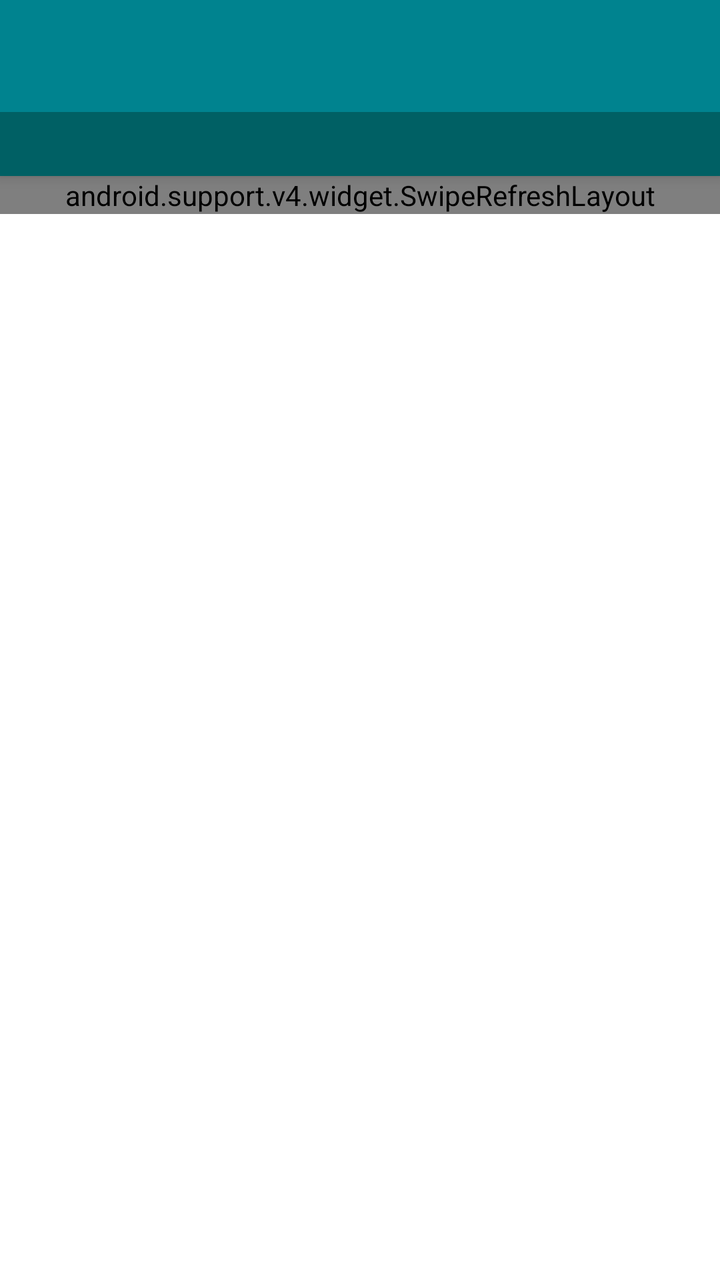
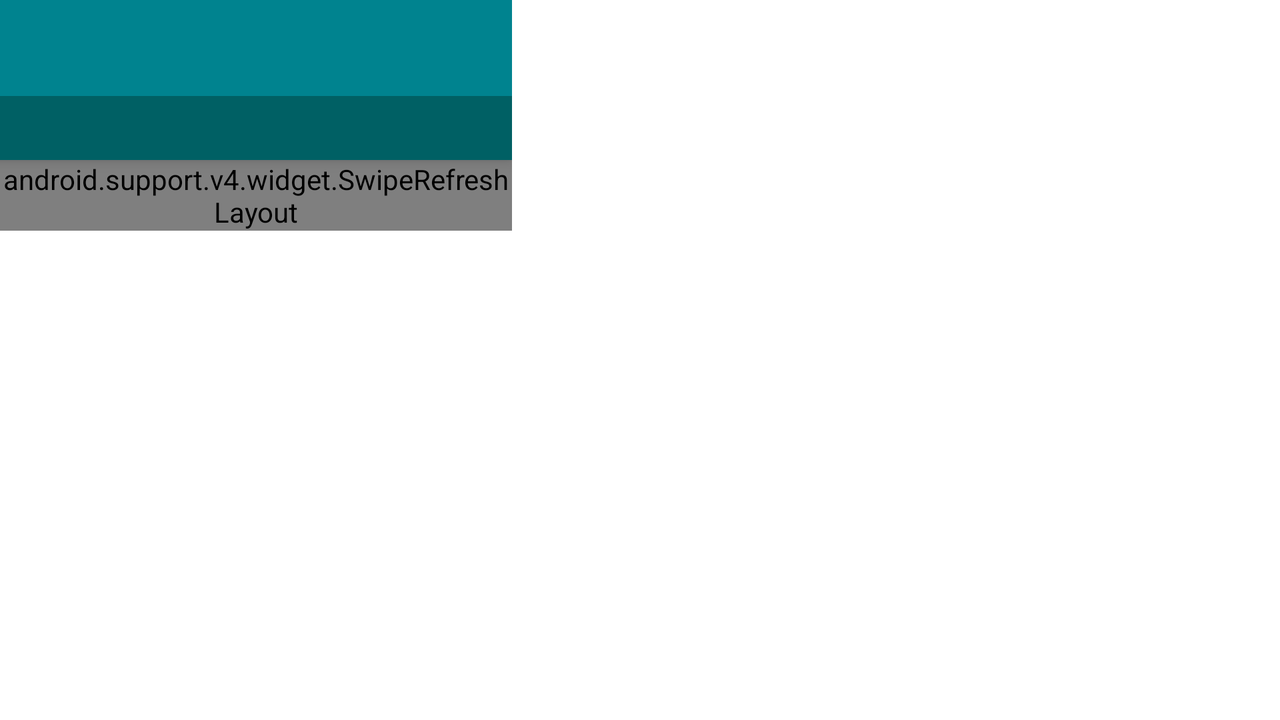

An Android layout and its configuration variant, each rendered on a device that would load it. The default file and the variant file are quoted in full after the pictures.
<!-- AndroidManifest.xml: activity theme AppTheme.Splash -->
<!-- res/layout/activity_main.xml -->
<?xml version="1.0" encoding="utf-8"?>
<android.support.v4.widget.DrawerLayout xmlns:android="http://schemas.android.com/apk/res/android"
    xmlns:app="http://schemas.android.com/apk/res-auto"
    xmlns:tools="http://schemas.android.com/tools"
    android:id="@+id/drawer_layout"
    android:layout_width="match_parent"
    android:layout_height="match_parent"
    android:fitsSystemWindows="true">

    <android.support.design.widget.CoordinatorLayout
        android:id="@+id/main_coordinator"
        android:layout_width="match_parent"
        android:layout_height="match_parent">

        <android.support.design.widget.AppBarLayout
            android:id="@+id/main_toolbar"
            android:layout_width="match_parent"
            android:layout_height="wrap_content">

            <include
                layout="@layout/app_bar_main"
                android:layout_width="match_parent"
                android:layout_height="wrap_content" />

        </android.support.design.widget.AppBarLayout>

        <include
            android:id="@+id/contentPane"
            layout="@layout/content_main"
            android:layout_width="match_parent"
            android:layout_height="match_parent"
            android:layout_marginBottom="-50dp"
            app:layout_behavior="@string/appbar_scrolling_view_behavior"
            tools:layout="@layout/content_main" />

    </android.support.design.widget.CoordinatorLayout>

    <android.support.design.widget.NavigationView
        android:id="@+id/nav_view"
        android:layout_width="wrap_content"
        android:layout_height="match_parent"
        android:layout_gravity="start"
        android:fitsSystemWindows="true"
        app:headerLayout="@layout/nav_header_main"
        app:menu="@menu/activity_main_drawer" />

</android.support.v4.widget.DrawerLayout>
<!-- res/layout/app_bar_main.xml (included above) -->
<?xml version="1.0" encoding="utf-8"?>
<android.support.design.widget.CoordinatorLayout xmlns:android="http://schemas.android.com/apk/res/android"
    xmlns:app="http://schemas.android.com/apk/res-auto"
    xmlns:tools="http://schemas.android.com/tools"
    android:layout_width="match_parent"
    android:layout_height="match_parent"
    tools:context="thedorkknightrises.moviespop.MainActivity">

    <android.support.design.widget.AppBarLayout
        android:layout_width="match_parent"
        android:layout_height="wrap_content"
        android:theme="@style/AppTheme.AppBarOverlay">

        <android.support.v7.widget.Toolbar
            android:id="@+id/toolbar"
            android:layout_width="match_parent"
            android:layout_height="?attr/actionBarSize"
            android:background="?attr/colorPrimary"
            app:popupTheme="@style/AppTheme.PopupOverlay">
        </android.support.v7.widget.Toolbar>

        <TextView
            android:id="@+id/label"
            android:layout_width="match_parent"
            android:layout_height="32dp"
            android:background="@color/colorPrimaryDark"
            android:gravity="center"
            android:textAppearance="@style/TextAppearance.AppCompat.Widget.Button" />


    </android.support.design.widget.AppBarLayout>

</android.support.design.widget.CoordinatorLayout>
<!-- res/layout/content_main.xml (included above) -->
<?xml version="1.0" encoding="utf-8"?>
<RelativeLayout xmlns:android="http://schemas.android.com/apk/res/android"
    android:id="@+id/mainLayout"
    android:layout_width="match_parent"
    android:layout_height="wrap_content"
    android:fitsSystemWindows="true">


    <RelativeLayout
        android:id="@+id/no_net"
        android:layout_width="match_parent"
        android:layout_height="match_parent"
        android:visibility="gone">

        <TextView
            android:id="@+id/no_net_text"
            android:layout_width="wrap_content"
            android:layout_height="wrap_content"
            android:layout_centerInParent="true"
            android:maxWidth="320dp"
            android:text="@string/no_network" />

        <ImageView
            android:layout_width="72dp"
            android:layout_height="72dp"
            android:layout_above="@id/no_net_text"
            android:layout_centerInParent="true"
            android:src="@drawable/ic_cloud_off_white_48px" />

    </RelativeLayout>

    <RelativeLayout
        android:id="@+id/no_fav"
        android:layout_width="match_parent"
        android:layout_height="match_parent"
        android:visibility="gone">

        <TextView
            android:id="@+id/no_fav_text"
            android:layout_width="wrap_content"
            android:layout_height="wrap_content"
            android:layout_centerInParent="true"
            android:layout_marginLeft="@dimen/activity_horizontal_margin"
            android:layout_marginRight="@dimen/activity_horizontal_margin"
            android:text="@string/no_fav_text"
            android:textAlignment="center" />

        <ImageView
            android:layout_width="72dp"
            android:layout_height="72dp"
            android:layout_above="@id/no_fav_text"
            android:layout_centerInParent="true"
            android:layout_marginBottom="4dp"
            android:src="@drawable/ic_favorite_border_white_24px" />

    </RelativeLayout>

    <android.support.v4.widget.SwipeRefreshLayout
        android:id="@+id/swipeRefreshLayout"
        android:layout_width="match_parent"
        android:layout_height="wrap_content">

        <GridView
            android:id="@+id/gridview"
            android:layout_width="match_parent"
            android:layout_height="wrap_content"
            android:clipToPadding="false"
            android:horizontalSpacing="4dp"
            android:numColumns="@integer/num_col"
            android:paddingLeft="@dimen/horizontal_padding"
            android:paddingRight="@dimen/horizontal_padding"
            android:paddingTop="4dp"
            android:verticalSpacing="4dp" />

    </android.support.v4.widget.SwipeRefreshLayout>

</RelativeLayout>
<!-- res/layout/nav_header_main.xml (included above) -->
<?xml version="1.0" encoding="utf-8"?>
<RelativeLayout xmlns:android="http://schemas.android.com/apk/res/android"
    xmlns:app="http://schemas.android.com/apk/res-auto"
    android:layout_width="match_parent"
    android:layout_height="@dimen/nav_header_height"
    android:theme="@style/ThemeOverlay.AppCompat.Dark">

    <ImageView
        android:layout_width="match_parent"
        android:layout_height="match_parent"
        android:foreground="#99000000"
        android:scaleType="centerCrop"
        android:src="@drawable/header" />

    <LinearLayout
        android:id="@+id/nav_header_button"
        android:layout_width="match_parent"
        android:layout_height="wrap_content"
        android:layout_alignParentBottom="true"
        android:foreground="?android:attr/selectableItemBackground"
        android:orientation="vertical"
        android:paddingTop="@dimen/horizontal_margin_half">

        <TextView
            android:id="@+id/headerText1"
            android:layout_width="match_parent"
            android:layout_height="wrap_content"
            android:layout_marginTop="4dp"
            android:onClick="login"
            android:paddingLeft="@dimen/activity_horizontal_margin"
            android:paddingRight="@dimen/activity_horizontal_margin"
            android:text="@string/sign_in"
            android:textAppearance="@style/TextAppearance.AppCompat.Body1"
            android:textSize="16sp" />

        <TextView
            android:id="@+id/headerText2"
            android:layout_width="match_parent"
            android:layout_height="wrap_content"
            android:onClick="login"
            android:paddingBottom="@dimen/horizontal_margin_half"
            android:paddingLeft="@dimen/activity_horizontal_margin"
            android:paddingRight="@dimen/activity_horizontal_margin"
            android:text="@string/nav_sec" />

    </LinearLayout>

    <com.makeramen.roundedimageview.RoundedImageView
        android:id="@+id/acc_image_nav"
        android:layout_width="64dp"
        android:layout_height="64dp"
        android:layout_above="@id/nav_header_button"
        android:layout_marginLeft="@dimen/activity_horizontal_margin"
        android:layout_marginRight="@dimen/activity_horizontal_margin"
        android:layout_marginTop="@dimen/nav_header_vertical_spacing"
        android:src="@drawable/ic_account_circle_white_64dp"
        app:riv_corner_radius="32dp" />

</RelativeLayout>
<!-- resources referenced by this layout -->
<resources>
  <color name="colorPrimaryDark">#006064</color>
  <dimen name="activity_horizontal_margin">16dp</dimen>
  <dimen name="horizontal_margin_half">8dp</dimen>
  <dimen name="horizontal_padding">4dp</dimen>
  <dimen name="nav_header_height">180dp</dimen>
  <dimen name="nav_header_vertical_spacing">32dp</dimen>
  <!-- drawable ic_account_circle_white_64dp (drawable) -->
  <vector android:alpha="0.90"
      android:height="64dp"
      android:viewportHeight="24.0"
      android:viewportWidth="24.0"
      android:width="64dp"
      xmlns:android="http://schemas.android.com/apk/res/android">
      <path
          android:fillColor="#FFFFFFFF"
          android:pathData="M12,2C6.48,2 2,6.48 2,12s4.48,10 10,10 10,-4.48 10,-10S17.52,2 12,2zM12,5c1.66,0 3,1.34 3,3s-1.34,3 -3,3 -3,-1.34 -3,-3 1.34,-3 3,-3zM12,19.2c-2.5,0 -4.71,-1.28 -6,-3.22 0.03,-1.99 4,-3.08 6,-3.08 1.99,0 5.97,1.09 6,3.08 -1.29,1.94 -3.5,3.22 -6,3.22z" />
  </vector>
  <!-- drawable ic_favorite_border_white_24px (drawable) -->
  <vector xmlns:android="http://schemas.android.com/apk/res/android"
      android:width="64dp"
      android:height="64dp"
      android:viewportHeight="24.0"
      android:viewportWidth="24.0">
      <path
          android:fillColor="#FFFFFF"
          android:pathData="M16.5,3c-1.74,0 -3.41,0.81 -4.5,2.09C10.91,3.81 9.24,3 7.5,3 4.42,3 2,5.42 2,8.5c0,3.78 3.4,6.86 8.55,11.54L12,21.35l1.45,-1.32C18.6,15.36 22,12.28 22,8.5 22,5.42 19.58,3 16.5,3zM12.1,18.55l-0.1,0.1 -0.1,-0.1C7.14,14.24 4,11.39 4,8.5 4,6.5 5.5,5 7.5,5c1.54,0 3.04,0.99 3.57,2.36h1.87C13.46,5.99 14.96,5 16.5,5c2,0 3.5,1.5 3.5,3.5 0,2.89 -3.14,5.74 -7.9,10.05z" />
  </vector>
  <integer name="num_col">2</integer>
  <string name="nav_sec">Tap here to learn more</string>
  <string name="no_fav_text">No favorites yet\nAdd favorites by tapping the FAB when viewing a movie\'s details</string>
  <string name="no_network">No network connection :(</string>
  <string name="sign_in">Sign in</string>
  <style name="AppTheme.AppBarOverlay" parent="ThemeOverlay.AppCompat.Dark.ActionBar" />
  <style name="AppTheme.PopupOverlay" parent="Theme.AppCompat.Dialog.Alert" />
  <style name="AppTheme.Splash" parent="AppTheme.NoActionBar">
          <item name="android:windowBackground">@drawable/splash_bg</item>
      </style>
  <!-- from res/values-v21/ -->
  <style name="AppTheme.NoActionBar" parent="AppTheme">
          <item name="android:statusBarColor">#30000000</item>
          <item name="windowActionBar">false</item>
          <item name="windowNoTitle">true</item>
      </style>
  <!-- drawable splash_bg (drawable) -->
  <?xml version="1.0" encoding="utf-8"?>
  <layer-list xmlns:android="http://schemas.android.com/apk/res/android" android:opacity="opaque">
      
      <item android:drawable="?android:attr/colorBackground"/>
      
      <item>
          <bitmap
              android:src="@drawable/ic_launcher"
              android:gravity="center" />
      </item>
  </layer-list>
  <!-- from res/values-v21/ -->
  <style name="AppTheme" parent="Theme.AppCompat">
          
          <item name="colorPrimary">@color/colorPrimary</item>
          <item name="colorPrimaryDark">@color/colorPrimary</item>
          <item name="colorAccent">@color/colorAccent</item>
          <item name="android:windowDrawsSystemBarBackgrounds">true</item>
          <item name="android:statusBarColor">@color/colorPrimaryDark</item>
          <item name="android:windowAllowEnterTransitionOverlap">true</item>
          <item name="android:windowAllowReturnTransitionOverlap">true</item>
          <item name="android:windowContentTransitions">true</item>
      </style>
  <color name="colorPrimary">#00838f</color>
  <color name="colorAccent">#ff315b</color>
  <!-- some entries are left out for length -->
</resources>
<!-- res/layout-land/activity_main.xml (the repository's variant of the layout above) -->
<!-- drawn on the phone turned sideways -->
<?xml version="1.0" encoding="utf-8"?>
<android.support.v4.widget.DrawerLayout xmlns:android="http://schemas.android.com/apk/res/android"
    xmlns:app="http://schemas.android.com/apk/res-auto"
    xmlns:tools="http://schemas.android.com/tools"
    android:id="@+id/drawer_layout"
    android:layout_width="match_parent"
    android:layout_height="match_parent"
    android:fitsSystemWindows="true">

    <LinearLayout
        android:layout_width="wrap_content"
        android:layout_height="match_parent"
        android:baselineAligned="false"
        android:fitsSystemWindows="true"
        android:orientation="horizontal">

        <android.support.design.widget.CoordinatorLayout
            android:id="@+id/main_coordinator"
            android:layout_width="0px"
            android:layout_height="match_parent"
            android:layout_weight="2"
            android:fitsSystemWindows="true"
            android:orientation="vertical">

            <android.support.design.widget.AppBarLayout
                android:id="@+id/main_toolbar"
                android:layout_width="match_parent"
                android:layout_height="wrap_content">

                <include
                    android:id="@+id/app_bar_main"
                    layout="@layout/app_bar_main"
                    android:layout_width="match_parent"
                    android:layout_height="wrap_content" />

            </android.support.design.widget.AppBarLayout>


            <include
                android:id="@+id/contentPane"
                layout="@layout/content_main"
                android:layout_width="match_parent"
                android:layout_height="match_parent"
                android:layout_marginBottom="-50dp"
                app:layout_behavior="@string/appbar_scrolling_view_behavior"
                tools:layout="@layout/content_main" />

        </android.support.design.widget.CoordinatorLayout>

        <FrameLayout
            android:id="@+id/details"
            android:layout_width="0px"
            android:layout_height="match_parent"
            android:layout_weight="3">

            <TextView
                android:id="@+id/blankText"
                android:layout_width="wrap_content"
                android:layout_height="wrap_content"
                android:layout_gravity="center"
                android:gravity="center"
                android:padding="@dimen/activity_horizontal_margin"
                android:text="@string/blank_fragment"
                android:textAppearance="?android:attr/textAppearanceButton" />

        </FrameLayout>

    </LinearLayout>


    <android.support.design.widget.NavigationView
        android:id="@+id/nav_view"
        android:layout_width="wrap_content"
        android:layout_height="match_parent"
        android:layout_gravity="start"
        android:fitsSystemWindows="true"
        app:headerLayout="@layout/nav_header_main"
        app:menu="@menu/activity_main_drawer" />


</android.support.v4.widget.DrawerLayout>
<!-- resources referenced by the variant -->
<!-- as the phone turned sideways resolves them -->
<resources>
  <color name="colorPrimaryDark">#006064</color>
  <!-- from res/values-land/ -->
  <dimen name="activity_horizontal_margin">16dp</dimen>
  <!-- from res/values-land/ -->
  <dimen name="horizontal_margin_half">8dp</dimen>
  <dimen name="horizontal_padding">4dp</dimen>
  <dimen name="nav_header_height">180dp</dimen>
  <dimen name="nav_header_vertical_spacing">32dp</dimen>
  <!-- drawable ic_account_circle_white_64dp (drawable) -->
  <vector android:alpha="0.90"
      android:height="64dp"
      android:viewportHeight="24.0"
      android:viewportWidth="24.0"
      android:width="64dp"
      xmlns:android="http://schemas.android.com/apk/res/android">
      <path
          android:fillColor="#FFFFFFFF"
          android:pathData="M12,2C6.48,2 2,6.48 2,12s4.48,10 10,10 10,-4.48 10,-10S17.52,2 12,2zM12,5c1.66,0 3,1.34 3,3s-1.34,3 -3,3 -3,-1.34 -3,-3 1.34,-3 3,-3zM12,19.2c-2.5,0 -4.71,-1.28 -6,-3.22 0.03,-1.99 4,-3.08 6,-3.08 1.99,0 5.97,1.09 6,3.08 -1.29,1.94 -3.5,3.22 -6,3.22z" />
  </vector>
  <!-- drawable ic_favorite_border_white_24px (drawable) -->
  <vector xmlns:android="http://schemas.android.com/apk/res/android"
      android:width="64dp"
      android:height="64dp"
      android:viewportHeight="24.0"
      android:viewportWidth="24.0">
      <path
          android:fillColor="#FFFFFF"
          android:pathData="M16.5,3c-1.74,0 -3.41,0.81 -4.5,2.09C10.91,3.81 9.24,3 7.5,3 4.42,3 2,5.42 2,8.5c0,3.78 3.4,6.86 8.55,11.54L12,21.35l1.45,-1.32C18.6,15.36 22,12.28 22,8.5 22,5.42 19.58,3 16.5,3zM12.1,18.55l-0.1,0.1 -0.1,-0.1C7.14,14.24 4,11.39 4,8.5 4,6.5 5.5,5 7.5,5c1.54,0 3.04,0.99 3.57,2.36h1.87C13.46,5.99 14.96,5 16.5,5c2,0 3.5,1.5 3.5,3.5 0,2.89 -3.14,5.74 -7.9,10.05z" />
  </vector>
  <!-- from res/values-w480dp/ -->
  <integer name="num_col">3</integer>
  <string name="blank_fragment">Tap a movie on the grid to view its details here</string>
  <string name="nav_sec">Tap here to learn more</string>
  <string name="no_fav_text">No favorites yet\nAdd favorites by tapping the FAB when viewing a movie\'s details</string>
  <string name="no_network">No network connection :(</string>
  <string name="sign_in">Sign in</string>
  <style name="AppTheme.AppBarOverlay" parent="ThemeOverlay.AppCompat.Dark.ActionBar" />
  <style name="AppTheme.PopupOverlay" parent="Theme.AppCompat.Dialog.Alert" />
  <style name="AppTheme.Splash" parent="AppTheme.NoActionBar">
          <item name="android:windowBackground">@drawable/splash_bg</item>
      </style>
  <!-- from res/values-v21/ -->
  <style name="AppTheme.NoActionBar" parent="AppTheme">
          <item name="android:statusBarColor">#30000000</item>
          <item name="windowActionBar">false</item>
          <item name="windowNoTitle">true</item>
      </style>
  <!-- drawable splash_bg (drawable) -->
  <?xml version="1.0" encoding="utf-8"?>
  <layer-list xmlns:android="http://schemas.android.com/apk/res/android" android:opacity="opaque">
      
      <item android:drawable="?android:attr/colorBackground"/>
      
      <item>
          <bitmap
              android:src="@drawable/ic_launcher"
              android:gravity="center" />
      </item>
  </layer-list>
  <!-- from res/values-v21/ -->
  <style name="AppTheme" parent="Theme.AppCompat">
          
          <item name="colorPrimary">@color/colorPrimary</item>
          <item name="colorPrimaryDark">@color/colorPrimary</item>
          <item name="colorAccent">@color/colorAccent</item>
          <item name="android:windowDrawsSystemBarBackgrounds">true</item>
          <item name="android:statusBarColor">@color/colorPrimaryDark</item>
          <item name="android:windowAllowEnterTransitionOverlap">true</item>
          <item name="android:windowAllowReturnTransitionOverlap">true</item>
          <item name="android:windowContentTransitions">true</item>
      </style>
  <color name="colorPrimary">#00838f</color>
  <color name="colorAccent">#ff315b</color>
  <!-- some entries are left out for length -->
</resources>
